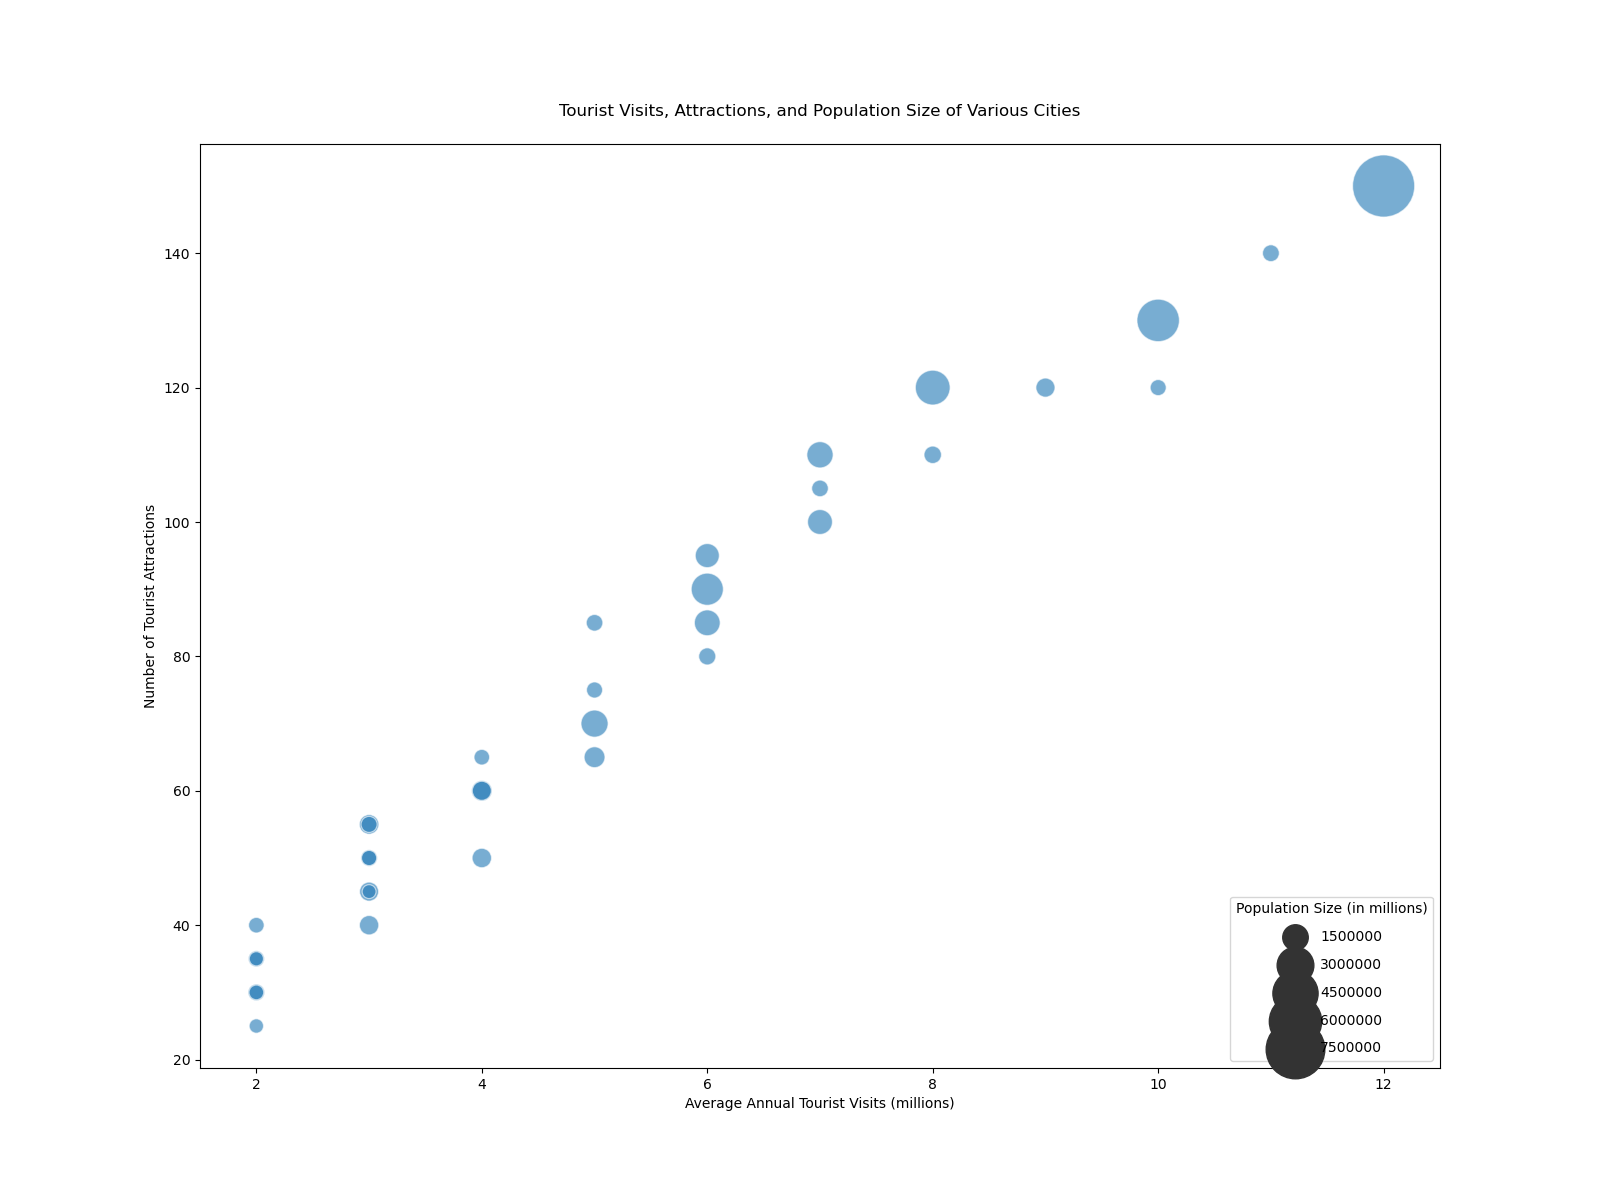

Here is the Python script that generated this plot:

import pandas as pd
import seaborn as sns
import matplotlib.pyplot as plt

# Importing the dataset into a DataFrame
data = {
    "City": ["New York", "Los Angeles", "Chicago", "Houston", "Phoenix", 
             "Philadelphia", "San Antonio", "Dallas", "San Diego", "San Jose",
             "Austin", "Jacksonville", "Fort Worth", "Columbus", "Charlotte",
             "San Francisco", "Indianapolis", "Seattle", "Denver", 
             "Washington D.C.", "Boston", "El Paso", "Nashville", "Detroit",
             "Oklahoma City", "Portland", "Las Vegas", "Memphis", "Louisville",
             "Baltimore", "Milwaukee", "Albuquerque", "Tucson", "Fresno", "Sacramento"],
    "AverageTouristVisits": [12, 10, 8, 6, 5, 7, 6, 6, 7, 5, 4, 4, 3, 3, 4, 9, 3, 8, 6, 11, 7, 2, 5, 3, 2, 5, 10, 3, 2, 4, 3, 2, 2, 2, 3],
    "NumberOfAttractions": [150, 130, 120, 90, 70, 110, 85, 95, 100, 65, 60, 50, 55, 40, 60, 120, 45, 110, 80, 140, 105, 30, 85, 50, 35, 75, 120, 55, 40, 65, 50, 30, 25, 35, 45],
    "PopulationSize": [8419000, 3980000, 2706000, 2323000, 1680000, 1584000, 1532000, 1343000, 1429000, 1035000, 995000, 911500, 918000, 906000, 880000,
                       883000, 876000, 753000, 727000, 705000, 692000, 688000, 692000, 677000, 649000, 654000, 651000, 651000, 620000, 621000, 595000,
                       561000, 542000, 531000, 513000]
}

df = pd.DataFrame(data)

# Plotting the bubble chart
plt.figure(figsize=(16, 12))
bubble_chart = sns.scatterplot(data=df, x="AverageTouristVisits", y="NumberOfAttractions", size="PopulationSize",
                               sizes=(100, 2000), alpha=0.6, palette=["#2E8B57", "#6A5ACD", "#FF6347"])

# Enhancing the chart
plt.title("Tourist Visits, Attractions, and Population Size of Various Cities", pad=20)
plt.xlabel("Average Annual Tourist Visits (millions)")
plt.ylabel("Number of Tourist Attractions")
plt.legend(title='Population Size (in millions)', labelspacing=1, loc="lower right")

# Display
plt.show()
